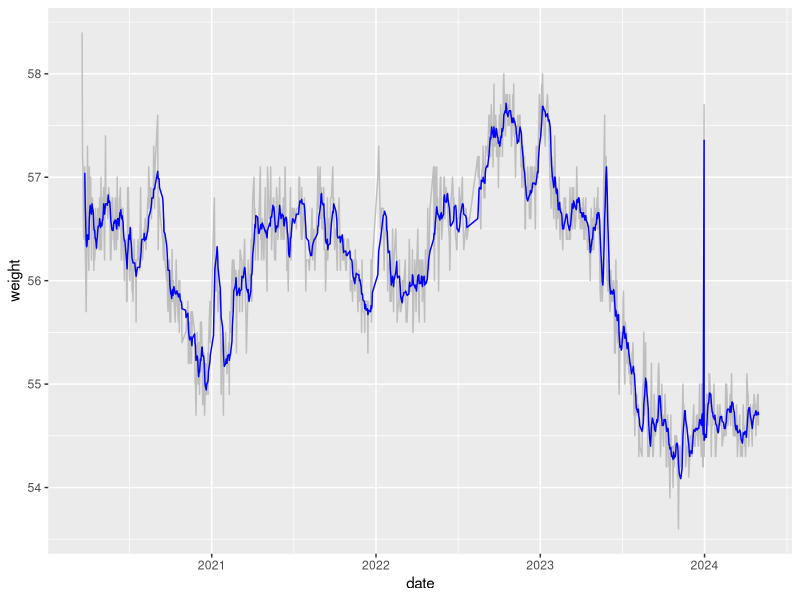
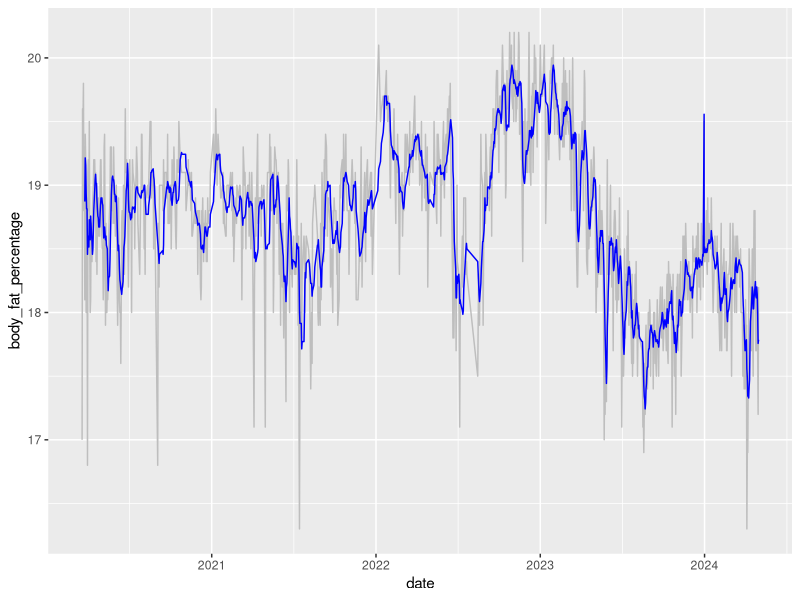
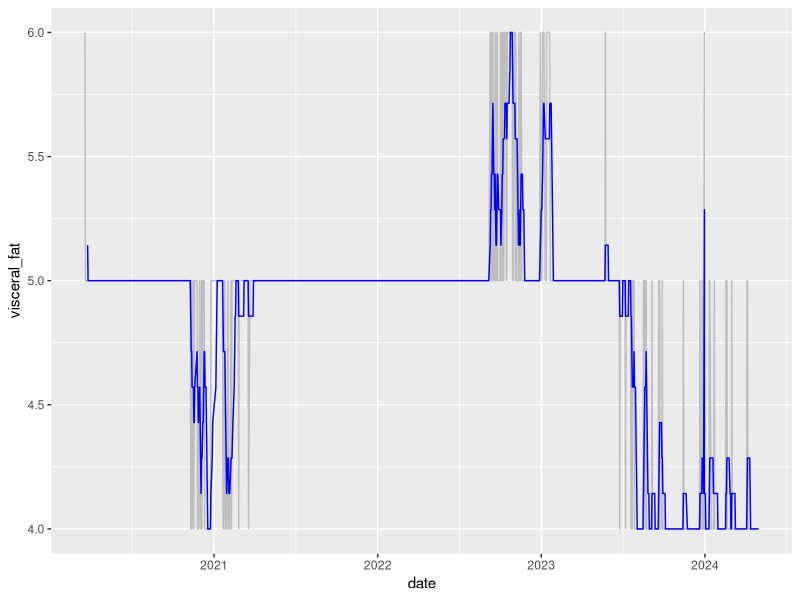
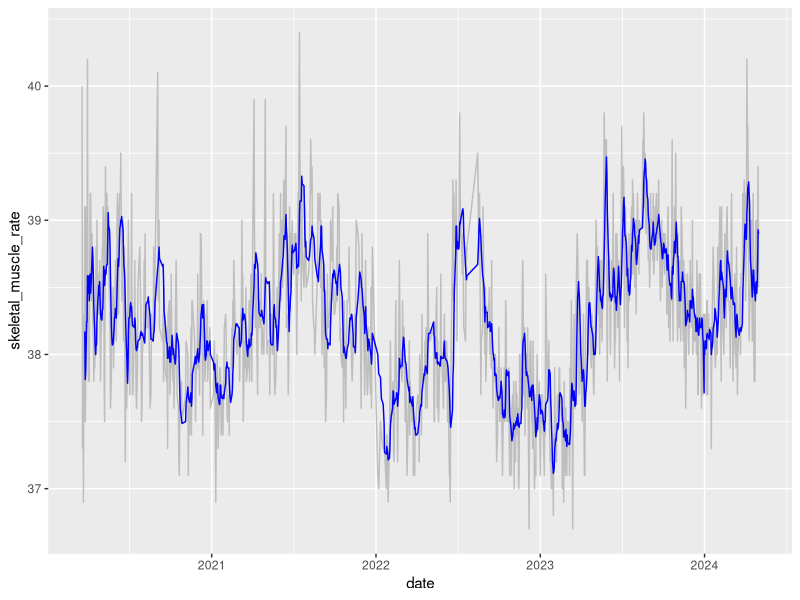
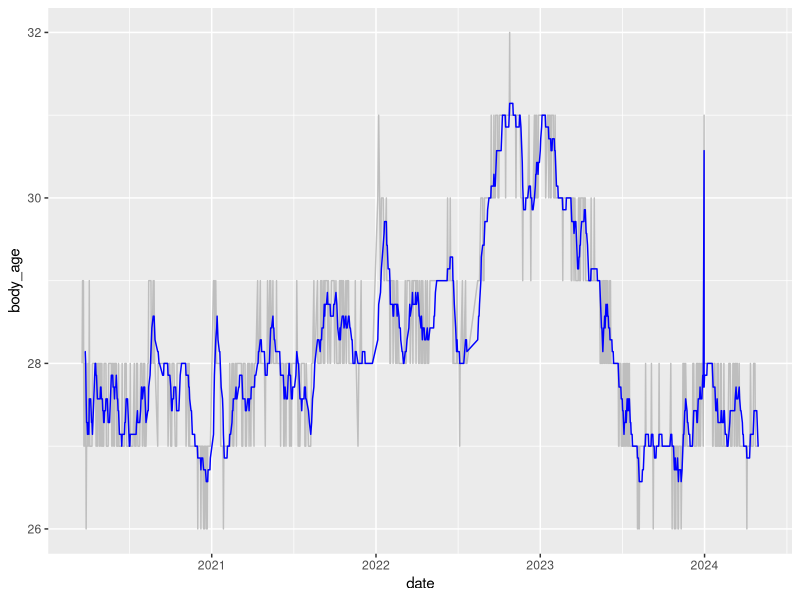
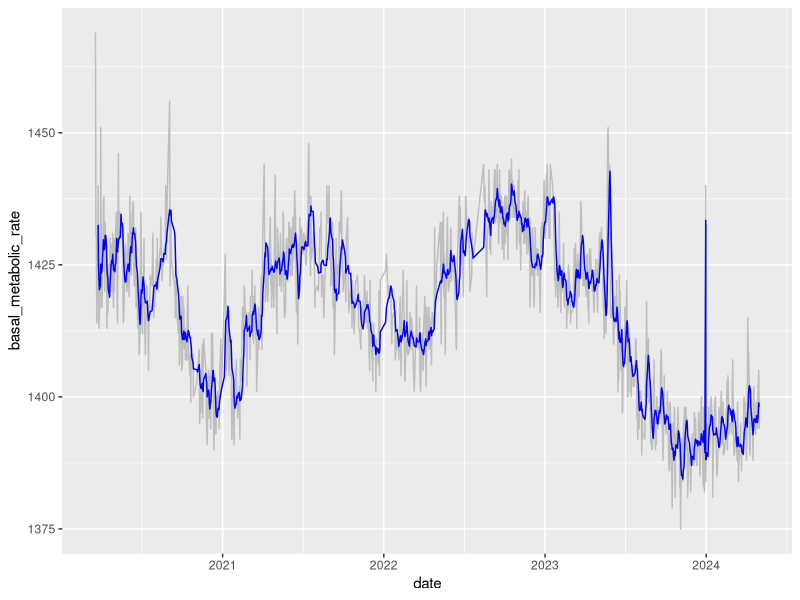
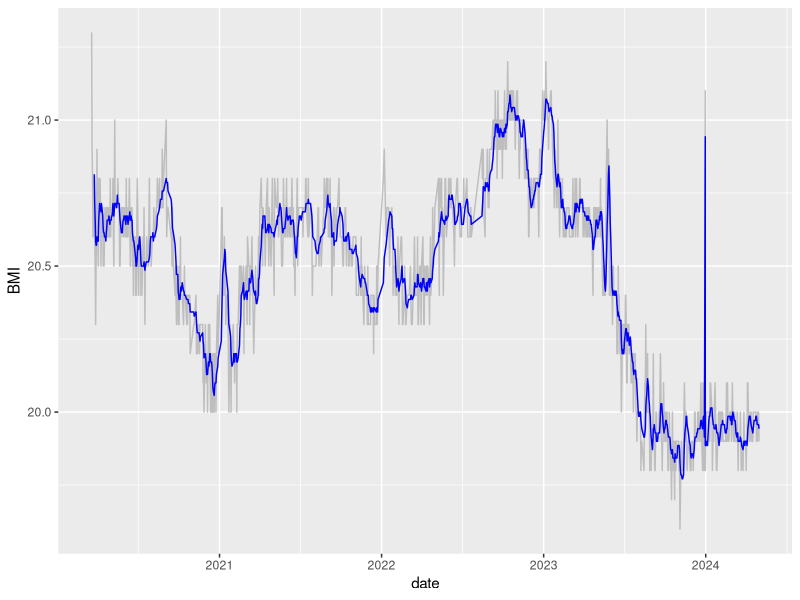
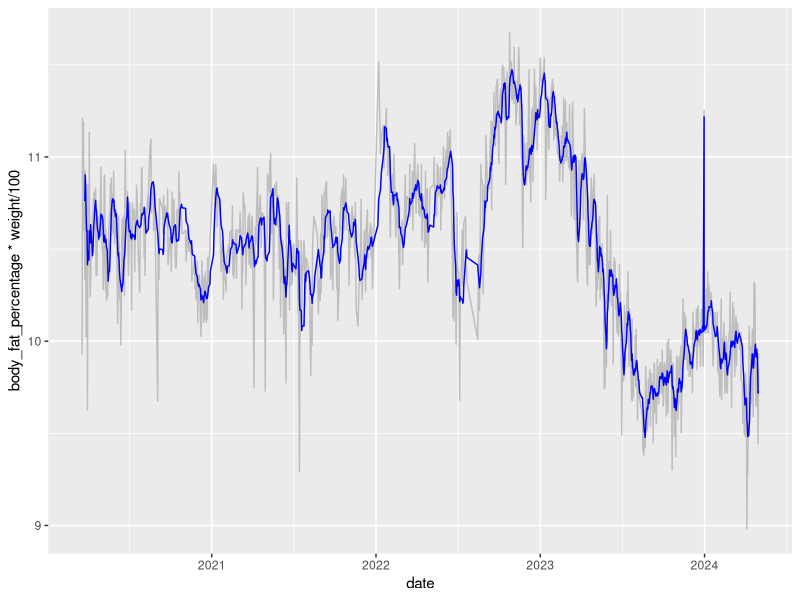

Write R code to recreate these figures, in order.
library(zoo);
library(ggplot2)
diet <- read.delim("data/diet.tsv")
diet$date <- as.Date(diet$date)
diet$weight_ma7 <- rollmean(diet$weight, 7, fill = NA, align = "right")
diet$body_fat_percentage_ma7 <- rollmean(diet$body_fat_percentage, 7, fill = NA, align = "right")
diet$visceral_fat_ma7 <- rollmean(diet$visceral_fat, 7, fill = NA, align = "right")
diet$skeletal_muscle_rate_ma7 <- rollmean(diet$skeletal_muscle_rate, 7, fill = NA, align = "right")
diet$body_age_ma7 <- rollmean(diet$body_age, 7, fill = NA, align = "right")
diet$basal_metabolic_rate_ma7 <- rollmean(diet$basal_metabolic_rate, 7, fill = NA, align = "right")
diet$BMI_ma7 <- rollmean(diet$BMI, 7, fill = NA, align = "right")

png("image/weight.png")
ggplot(diet, aes(x=date)) +
  geom_line(aes(y=weight), color="gray") +
  geom_line(aes(y=weight_ma7), color="blue")
dev.off()

png("image/body_fat_percentage.png")
ggplot(diet, aes(x=date)) +
  geom_line(aes(y=body_fat_percentage), color="gray") +
  geom_line(aes(y=body_fat_percentage_ma7), color="blue")
dev.off()

png("image/visceral_fat.png")
ggplot(diet, aes(x=date)) +
  geom_line(aes(y=visceral_fat), color="gray") +
  geom_line(aes(y=visceral_fat_ma7), color="blue")
dev.off()

png("image/skeletal_muscle_rate.png")
ggplot(diet, aes(x=date)) +
  geom_line(aes(y=skeletal_muscle_rate), color="gray") +
  geom_line(aes(y=skeletal_muscle_rate_ma7), color="blue")
dev.off()

png("image/body_age.png")
ggplot(diet, aes(x=date)) +
  geom_line(aes(y=body_age), color="gray") +
  geom_line(aes(y=body_age_ma7), color="blue")
dev.off()

png("image/basal_metabolic_rate.png")
ggplot(diet, aes(x=date)) +
  geom_line(aes(y=basal_metabolic_rate), color="gray") +
  geom_line(aes(y=basal_metabolic_rate_ma7), color="blue")
dev.off()

png("image/bmi.png")
ggplot(diet, aes(x=date)) +
  geom_line(aes(y=BMI), color="gray") +
  geom_line(aes(y=BMI_ma7), color="blue")
dev.off()

diet$body_fat_weight_ma7 <- rollmean(diet$body_fat_percentage * diet$weight / 100, 7, fill = NA, align = "right")

png("image/body_fat_weight.png")
ggplot(diet, aes(x=date)) +
  geom_line(aes(y=body_fat_percentage * weight / 100), color="gray") +
  geom_line(aes(y=body_fat_weight_ma7), color="blue")
dev.off()

diet$skeletal_muscle_weight_ma7 <- rollmean(diet$skeletal_muscle_rate * diet$weight / 100, 7, fill = NA, align = "right")

png("image/skeletal_muscle_weight.png")
ggplot(diet, aes(x=date)) +
  geom_line(aes(y=skeletal_muscle_rate * weight / 100), color="gray") +
  geom_line(aes(y=skeletal_muscle_weight_ma7), color="blue")
dev.off()
